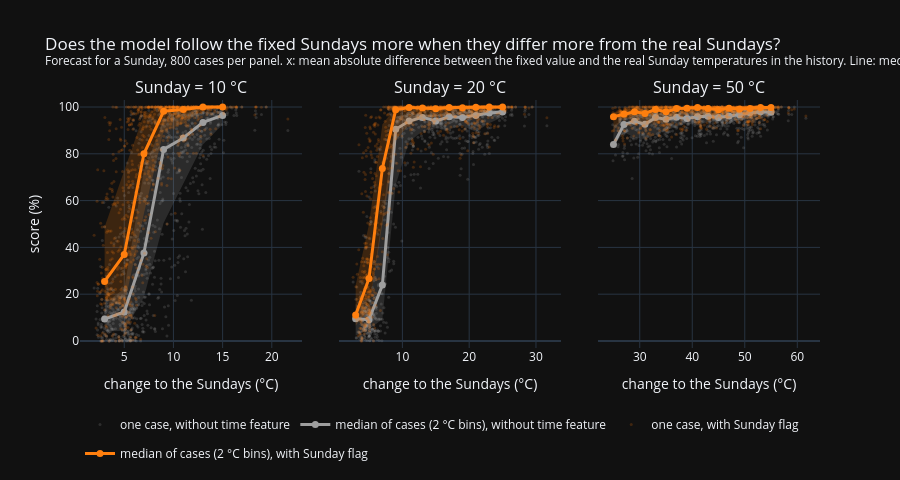

This figure's notebook cell:
### Markdown cell above
## What decides whether a case follows the fixed Sundays?

Idea: the more the fixed Sunday stands out from the real Sundays, the more the model follows it.

**Size of the change** (x-axis): how much the manipulation changed the history, i.e. the mean absolute
difference between the fixed value and the real temperature over all Sunday hours of the 4-week history (°C).
It covers both the level (e.g. 10 °C vs 25 °C) and the shape (a flat line vs a normal day-night cycle).

One panel per Sunday value, one dot per case (grey = without, orange = with Sunday flag). The line is the median
score of the cases in each 2 °C bin, the band covers the middle half of them.

### Code cell
change = {v: np.array([np.abs(v - history(o, p)[sunday(times[o - C : o])]).mean() for o, p in zip(cases.o_sun, cases.point_id)])
          for v in VALUES}
dots = scores[scores["forecast day"] == "Sunday"].copy()
dots["change"] = [change[int(v.split()[0])][k] for v, k in zip(dots["Sunday value"], dots.case)]

LIGHT = {GREY: "rgba(158,158,158,0.18)", ORANGE: "rgba(255,127,14,0.18)"}
vals = [f"{v} °C" for v in VALUES]
fig = make_subplots(rows=1, cols=len(vals), shared_yaxes=True, horizontal_spacing=0.05,
                    subplot_titles=[f"Sunday = {v}" for v in vals])
for c, val in enumerate(vals, start=1):
    for inp, color in [("without time feature", GREY), ("with Sunday flag", ORANGE)]:
        s = dots[(dots.input == inp) & (dots["Sunday value"] == val)]
        first = c == 1
        fig.add_trace(go.Scatter(
            x=s.change, y=s.score, mode="markers", name=f"one case, {inp}", legendgroup=f"dots {inp}", showlegend=first,
            marker={"color": color, "size": 3, "opacity": 0.2}, customdata=np.c_[s.point_id, s.sunday],
            hovertemplate="point %{customdata[0]}, %{customdata[1]}<br>change %{x:.1f} °C, score %{y:.0f} %<extra>" + inp + "</extra>"),
            row=1, col=c)
        b = s.groupby((s.change // 2) * 2 + 1).score
        st = pd.DataFrame({"q25": b.quantile(0.25), "med": b.median(), "q75": b.quantile(0.75), "n": b.size()})
        st = st[st.n >= 10]  # skip bins with fewer than 10 cases
        fig.add_trace(go.Scatter(x=np.r_[st.index, st.index[::-1]], y=np.r_[st.q75, st.q25[::-1]], mode="lines", fill="toself",
                                 fillcolor=LIGHT[color], line={"width": 0}, hoverinfo="skip", showlegend=False,
                                 legendgroup=f"median {inp}"), row=1, col=c)
        fig.add_trace(go.Scatter(
            x=st.index, y=st.med, mode="lines+markers", line={"color": color, "width": 3}, marker={"size": 7, "color": color},
            name=f"median of cases (2 °C bins), {inp}", legendgroup=f"median {inp}", showlegend=first,
            customdata=np.c_[st.n, st.q25, st.q75],
            hovertemplate="change %{x:.0f} ± 1 °C: median %{y:.0f} % (middle half %{customdata[1]:.0f}-%{customdata[2]:.0f} %), "
                          "%{customdata[0]} cases<extra>" + inp + "</extra>"), row=1, col=c)
    fig.update_xaxes(title_text="change to the Sundays (°C)", row=1, col=c)
fig.update_layout(
    height=480, template="plotly_dark", legend={"orientation": "h", "y": -0.25},
    title="Does the model follow the fixed Sundays more when they differ more from the real Sundays?<br>"
          f"<sup>Forecast for a Sunday, {len(cases)} cases per panel. x: mean absolute difference between the fixed value and the "
          "real Sunday temperatures in the history. Line: median score per 2 °C bin, band: middle half of the cases</sup>")
fig.update_yaxes(title_text="score (%)", range=[-3, 103], row=1, col=1)
fig.write_html(FIG / "exp1_score_vs_change.html", include_plotlyjs="cdn")
fig.show()

### Figure 1 — Plotly figure (JSON) as saved in the notebook; plotly's stock layout.template omitted (floating-point values rounded to 4 significant figures; data arrays with more than 128 entries replaced by an {"elided": "..."} marker saying what was removed)
{"data": [{"customdata": {"elided": "800x2 mixed values"}, "hovertemplate": "point %{customdata[0]}, %{customdata[1]}<br>change %{x:.1f} °C, score %{y:.0f} %<extra>without time feature</extra>", "legendgroup": "dots without time feature", "marker": {"color": "#9e9e9e", "opacity": 0.2, "size": 3}, "mode": "markers", "name": "one case, without time feature", "showlegend": true, "type": "scatter", "x": {"elided": "800 float values"}, "xaxis": "x", "y": {"elided": "800 float values"}, "yaxis": "y"}, {"fill": "toself", "fillcolor": "rgba(158,158,158,0.18)", "hoverinfo": "skip", "legendgroup": "median without time feature", "line": {"width": 0}, "mode": "lines", "showlegend": false, "type": "scatter", "x": [3.0, 5.0, 7.0, 9.0, 11.0, 13.0, 15.0, 15.0, 13.0, 11.0, 9.0, 7.0, 5.0, 3.0], "xaxis": "x", "y": [16.08, 22.38, 72.94, 94.31, 97.13, 97.65, 98.53, 92.56, 84.02, 67.35, 50.41, 18.64, 4.278, 4.155], "yaxis": "y"}, {"customdata": [[105.0, 4.155, 16.08], [175.0, 4.278, 22.38], [139.0, 18.64, 72.94], [114.0, 50.41, 94.31], [117.0, 67.35, 97.13], [98.0, 84.02, 97.65], [38.0, 92.56, 98.53]], "hovertemplate": "change %{x:.0f} ± 1 °C: median %{y:.0f} % (middle half %{customdata[1]:.0f}-%{customdata[2]:.0f} %), %{customdata[0]} cases<extra>without time feature</extra>", "legendgroup": "median without time feature", "line": {"color": "#9e9e9e", "width": 3}, "marker": {"color": "#9e9e9e", "size": 7}, "mode": "lines+markers", "name": "median of cases (2 °C bins), without time feature", "showlegend": true, "type": "scatter", "x": [3.0, 5.0, 7.0, 9.0, 11.0, 13.0, 15.0], "xaxis": "x", "y": [9.4, 12.38, 37.64, 81.82, 86.75, 93.41, 96.42], "yaxis": "y"}, {"customdata": {"elided": "800x2 mixed values"}, "hovertemplate": "point %{customdata[0]}, %{customdata[1]}<br>change %{x:.1f} °C, score %{y:.0f} %<extra>with Sunday flag</extra>", "legendgroup": "dots with Sunday flag", "marker": {"color": "#ff7f0e", "opacity": 0.2, "size": 3}, "mode": "markers", "name": "one case, with Sunday flag", "showlegend": true, "type": "scatter", "x": {"elided": "800 float values"}, "xaxis": "x", "y": {"elided": "800 float values"}, "yaxis": "y"}, {"fill": "toself", "fillcolor": "rgba(255,127,14,0.18)", "hoverinfo": "skip", "legendgroup": "median with Sunday flag", "line": {"width": 0}, "mode": "lines", "showlegend": false, "type": "scatter", "x": [3.0, 5.0, 7.0, 9.0, 11.0, 13.0, 15.0, 15.0, 13.0, 11.0, 9.0, 7.0, 5.0, 3.0], "xaxis": "x", "y": [48.67, 72.39, 97.06, 100.0, 100.0, 100.0, 100.0, 99.6, 98.58, 92.86, 89.72, 54.54, 15.1, 17.61], "yaxis": "y"}, {"customdata": [[105.0, 17.61, 48.67], [175.0, 15.1, 72.39], [139.0, 54.54, 97.06], [114.0, 89.72, 100.0], [117.0, 92.86, 100.0], [98.0, 98.58, 100.0], [38.0, 99.6, 100.0]], "hovertemplate": "change %{x:.0f} ± 1 °C: median %{y:.0f} % (middle half %{customdata[1]:.0f}-%{customdata[2]:.0f} %), %{customdata[0]} cases<extra>with Sunday flag</extra>", "legendgroup": "median with Sunday flag", "line": {"color": "#ff7f0e", "width": 3}, "marker": {"color": "#ff7f0e", "size": 7}, "mode": "lines+markers", "name": "median of cases (2 °C bins), with Sunday flag", "showlegend": true, "type": "scatter", "x": [3.0, 5.0, 7.0, 9.0, 11.0, 13.0, 15.0], "xaxis": "x", "y": [25.43, 36.98, 80.0, 98.18, 98.92, 99.99, 100.0], "yaxis": "y"}, {"customdata": {"elided": "800x2 mixed values"}, "hovertemplate": "point %{customdata[0]}, %{customdata[1]}<br>change %{x:.1f} °C, score %{y:.0f} %<extra>without time feature</extra>", "legendgroup": "dots without time feature", "marker": {"color": "#9e9e9e", "opacity": 0.2, "size": 3}, "mode": "markers", "name": "one case, without time feature", "showlegend": false, "type": "scatter", "x": {"elided": "800 float values"}, "xaxis": "x2", "y": {"elided": "800 float values"}, "yaxis": "y2"}, {"fill": "toself", "fillcolor": "rgba(158,158,158,0.18)", "hoverinfo": "skip", "legendgroup": "median without time feature", "line": {"width": 0}, "mode": "lines", "showlegend": false, "type": "scatter", "x": [3.0, 5.0, 7.0, 9.0, 11.0, 13.0, 15.0, 17.0, 19.0, 21.0, 23.0, 25.0, 25.0, 23.0, 21.0, 19.0, 17.0, 15.0, 13.0, 11.0, 9.0, 7.0, 5.0, 3.0], "xaxis": "x2", "y": [15.68, 14.22, 52.96, 95.79, 97.11, 96.66, 96.46, 97.4, 97.68, 98.05, 98.89, 98.41, 95.75, 93.08, 89.44, 92.02, 90.52, 90.94, 89.7, 85.16, 66.67, 9.274, 5.037, 2.364], "yaxis": "y2"}, {"customdata": [[40.0, 2.364, 15.68], [170.0, 5.037, 14.22], [68.0, 9.274, 52.96], [56.0, 66.67, 95.79], [53.0, 85.16, 97.11], [52.0, 89.7, 96.66], [65.0, 90.94, 96.46], [61.0, 90.52, 97.4], [68.0, 92.02, 97.68], [73.0, 89.44, 98.05], [54.0, 93.08, 98.89], [27.0, 95.75, 98.41]], "hovertemplate": "change %{x:.0f} ± 1 °C: median %{y:.0f} % (middle half %{customdata[1]:.0f}-%{customdata[2]:.0f} %), %{customdata[0]} cases<extra>without time feature</extra>", "legendgroup": "median without time feature", "line": {"color": "#9e9e9e", "width": 3}, "marker": {"color": "#9e9e9e", "size": 7}, "mode": "lines+markers", "name": "median of cases (2 °C bins), without time feature", "showlegend": false, "type": "scatter", "x": [3.0, 5.0, 7.0, 9.0, 11.0, 13.0, 15.0, 17.0, 19.0, 21.0, 23.0, 25.0], "xaxis": "x2", "y": [9.549, 9.113, 23.88, 90.49, 94.01, 95.56, 94.05, 95.86, 95.56, 96.43, 97.41, 97.88], "yaxis": "y2"}, {"customdata": {"elided": "800x2 mixed values"}, "hovertemplate": "point %{customdata[0]}, %{customdata[1]}<br>change %{x:.1f} °C, score %{y:.0f} %<extra>with Sunday flag</extra>", "legendgroup": "dots with Sunday flag", "marker": {"color": "#ff7f0e", "opacity": 0.2, "size": 3}, "mode": "markers", "name": "one case, with Sunday flag", "showlegend": false, "type": "scatter", "x": {"elided": "800 float values"}, "xaxis": "x2", "y": {"elided": "800 float values"}, "yaxis": "y2"}, {"fill": "toself", "fillcolor": "rgba(255,127,14,0.18)", "hoverinfo": "skip", "legendgroup": "median with Sunday flag", "line": {"width": 0}, "mode": "lines", "showlegend": false, "type": "scatter", "x": [3.0, 5.0, 7.0, 9.0, 11.0, 13.0, 15.0, 17.0, 19.0, 21.0, 23.0, 25.0, 25.0, 23.0, 21.0, 19.0, 17.0, 15.0, 13.0, 11.0, 9.0, 7.0, 5.0, 3.0], "xaxis": "x2", "y": [23.77, 49.93, 92.53, 100.0, 100.0, 100.0, 100.0, 100.0, 100.0, 100.0, 100.0, 100.0, 99.5, 98.31, 95.14, 96.64, 97.12, 95.8, 95.46, 92.47, 85.94, 50.4, 13.97, 6.514], "yaxis": "y2"}, {"customdata": [[40.0, 6.514, 23.77], [170.0, 13.97, 49.93], [68.0, 50.4, 92.53], [56.0, 85.94, 100.0], [53.0, 92.47, 100.0], [52.0, 95.46, 100.0], [65.0, 95.8, 100.0], [61.0, 97.12, 100.0], [68.0, 96.64, 100.0], [73.0, 95.14, 100.0], [54.0, 98.31, 100.0], [27.0, 99.5, 100.0]], "hovertemplate": "change %{x:.0f} ± 1 °C: median %{y:.0f} % (middle half %{customdata[1]:.0f}-%{customdata[2]:.0f} %), %{customdata[0]} cases<extra>with Sunday flag</extra>", "legendgroup": "median with Sunday flag", "line": {"color": "#ff7f0e", "width": 3}, "marker": {"color": "#ff7f0e", "size": 7}, "mode": "lines+markers", "name": "median of cases (2 °C bins), with Sunday flag", "showlegend": false, "type": "scatter", "x": [3.0, 5.0, 7.0, 9.0, 11.0, 13.0, 15.0, 17.0, 19.0, 21.0, 23.0, 25.0], "xaxis": "x2", "y": [11.08, 26.7, 73.75, 98.81, 99.81, 99.56, 99.29, 99.78, 99.69, 99.91, 100.0, 100.0], "yaxis": "y2"}, {"customdata": {"elided": "800x2 mixed values"}, "hovertemplate": "point %{customdata[0]}, %{customdata[1]}<br>change %{x:.1f} °C, score %{y:.0f} %<extra>without time feature</extra>", "legendgroup": "dots without time feature", "marker": {"color": "#9e9e9e", "opacity": 0.2, "size": 3}, "mode": "markers", "name": "one case, without time feature", "showlegend": false, "type": "scatter", "x": {"elided": "800 float values"}, "xaxis": "x3", "y": {"elided": "800 float values"}, "yaxis": "y3"}, {"fill": "toself", "fillcolor": "rgba(158,158,158,0.18)", "hoverinfo": "skip", "legendgroup": "median without time feature", "line": {"width": 0}, "mode": "lines", "showlegend": false, "type": "scatter", "x": [25.0, 27.0, 29.0, 31.0, 33.0, 35.0, 37.0, 39.0, 41.0, 43.0, 45.0, 47.0, 49.0, 51.0, 53.0, 55.0, 55.0, 53.0, 51.0, 49.0, 47.0, 45.0, 43.0, 41.0, 39.0, 37.0, 35.0, 33.0, 31.0, 29.0, 27.0, 25.0], "xaxis": "x3", "y": [92.12, 94.81, 96.47, 96.54, 97.16, 96.9, 97.42, 97.08, 97.36, 97.61, 97.14, 98.03, 97.88, 98.73, 99.4, 99.14, 96.57, 94.84, 93.74, 94.72, 94.0, 93.68, 93.6, 92.11, 92.97, 91.53, 90.1, 88.05, 86.2, 86.95, 89.25, 83.31], "yaxis": "y3"}, {"customdata": [[11.0, 83.31, 92.12], [44.0, 89.25, 94.81], [42.0, 86.95, 96.47], [40.0, 86.2, 96.54], [53.0, 88.05, 97.16], [52.0, 90.1, 96.9], [43.0, 91.53, 97.42], [49.0, 92.97, 97.08], [53.0, 92.11, 97.36], [52.0, 93.6, 97.61], [65.0, 93.68, 97.14], [61.0, 94.0, 98.03], [68.0, 94.72, 97.88], [73.0, 93.74, 98.73], [54.0, 94.84, 99.4], [27.0, 96.57, 99.14]], "hovertemplate": "change %{x:.0f} ± 1 °C: median %{y:.0f} % (middle half %{customdata[1]:.0f}-%{customdata[2]:.0f} %), %{customdata[0]} cases<extra>without time feature</extra>", "legendgroup": "median without time feature", "line": {"color": "#9e9e9e", "width": 3}, "marker": {"color": "#9e9e9e", "size": 7}, "mode": "lines+markers", "name": "median of cases (2 °C bins), without time feature", "showlegend": false, "type": "scatter", "x": [25.0, 27.0, 29.0, 31.0, 33.0, 35.0, 37.0, 39.0, 41.0, 43.0, 45.0, 47.0, 49.0, 51.0, 53.0, 55.0], "xaxis": "x3", "y": [83.99, 92.57, 93.9, 92.62, 95.47, 94.76, 95.59, 95.1, 95.84, 96.01, 95.55, 96.17, 96.66, 97.57, 97.99, 97.8], "yaxis": "y3"}, {"customdata": {"elided": "800x2 mixed values"}, "hovertemplate": "point %{customdata[0]}, %{customdata[1]}<br>change %{x:.1f} °C, score %{y:.0f} %<extra>with Sunday flag</extra>", "legendgroup": "dots with Sunday flag", "marker": {"color": "#ff7f0e", "opacity": 0.2, "size": 3}, "mode": "markers", "name": "one case, with Sunday flag", "showlegend": false, "type": "scatter", "x": {"elided": "800 float values"}, "xaxis": "x3", "y": {"elided": "800 float values"}, "yaxis": "y3"}, {"fill": "toself", "fillcolor": "rgba(255,127,14,0.18)", "hoverinfo": "skip", "legendgroup": "median with Sunday flag", "line": {"width": 0}, "mode": "lines", "showlegend": false, "type": "scatter", "x": [25.0, 27.0, 29.0, 31.0, 33.0, 35.0, 37.0, 39.0, 41.0, 43.0, 45.0, 47.0, 49.0, 51.0, 53.0, 55.0, 55.0, 53.0, 51.0, 49.0, 47.0, 45.0, 43.0, 41.0, 39.0, 37.0, 35.0, 33.0, 31.0, 29.0, 27.0, 25.0], "xaxis": "x3", "y": [97.78, 98.47, 99.91, 99.17, 100.0, 100.0, 100.0, 100.0, 100.0, 100.0, 100.0, 99.91, 99.73, 99.9, 100.0, 100.0, 98.5, 97.85, 96.47, 97.43, 97.98, 97.4, 96.52, 95.51, 97.46, 96.55, 92.82, 93.94, 91.94, 94.24, 95.59, 89.92], "yaxis": "y3"}, {"customdata": [[11.0, 89.92, 97.78], [44.0, 95.59, 98.47], [42.0, 94.24, 99.91], [40.0, 91.94, 99.17], [53.0, 93.94, 100.0], [52.0, 92.82, 100.0], [43.0, 96.55, 100.0], [49.0, 97.46, 100.0], [53.0, 95.51, 100.0], [52.0, 96.52, 100.0], [65.0, 97.4, 100.0], [61.0, 97.98, 99.91], [68.0, 97.43, 99.73], [73.0, 96.47, 99.9], [54.0, 97.85, 100.0], [27.0, 98.5, 100.0]], "hovertemplate": "change %{x:.0f} ± 1 °C: median %{y:.0f} % (middle half %{customdata[1]:.0f}-%{customdata[2]:.0f} %), %{customdata[0]} cases<extra>with Sunday flag</extra>", "legendgroup": "median with Sunday flag", "line": {"color": "#ff7f0e", "width": 3}, "marker": {"color": "#ff7f0e", "size": 7}, "mode": "lines+markers", "name": "median of cases (2 °C bins), with Sunday flag", "showlegend": false, "type": "scatter", "x": [25.0, 27.0, 29.0, 31.0, 33.0, 35.0, 37.0, 39.0, 41.0, 43.0, 45.0, 47.0, 49.0, 51.0, 53.0, 55.0], "xaxis": "x3", "y": [95.85, 96.98, 97.94, 97.23, 98.98, 97.93, 99.36, 99.51, 99.84, 99.33, 98.86, 99.49, 99.11, 99.34, 99.83, 99.84], "yaxis": "y3"}], "layout": {"annotations": [{"font": {"size": 16}, "showarrow": false, "text": "Sunday = 10 °C", "x": 0.15, "xanchor": "center", "xref": "paper", "y": 1.0, "yanchor": "bottom", "yref": "paper"}, {"font": {"size": 16}, "showarrow": false, "text": "Sunday = 20 °C", "x": 0.5, "xanchor": "center", "xref": "paper", "y": 1.0, "yanchor": "bottom", "yref": "paper"}, {"font": {"size": 16}, "showarrow": false, "text": "Sunday = 50 °C", "x": 0.85, "xanchor": "center", "xref": "paper", "y": 1.0, "yanchor": "bottom", "yref": "paper"}], "height": 480, "legend": {"orientation": "h", "y": -0.25}, "title": {"text": "Does the model follow the fixed Sundays more when they differ more from the real Sundays?<br><sup>Forecast for a Sunday, 800 cases per panel. x: mean absolute difference between the fixed value and the real Sunday temperatures in the history. Line: median score per 2 °C bin, band: middle half of the cases</sup>"}, "xaxis": {"anchor": "y", "domain": [0.0, 0.3], "title": {"text": "change to the Sundays (°C)"}}, "xaxis2": {"anchor": "y2", "domain": [0.35, 0.65], "title": {"text": "change to the Sundays (°C)"}}, "xaxis3": {"anchor": "y3", "domain": [0.7, 1.0], "title": {"text": "change to the Sundays (°C)"}}, "yaxis": {"anchor": "x", "domain": [0.0, 1.0], "range": [-3, 103], "title": {"text": "score (%)"}}, "yaxis2": {"anchor": "x2", "domain": [0.0, 1.0], "matches": "y", "showticklabels": false}, "yaxis3": {"anchor": "x3", "domain": [0.0, 1.0], "matches": "y", "showticklabels": false}}}
